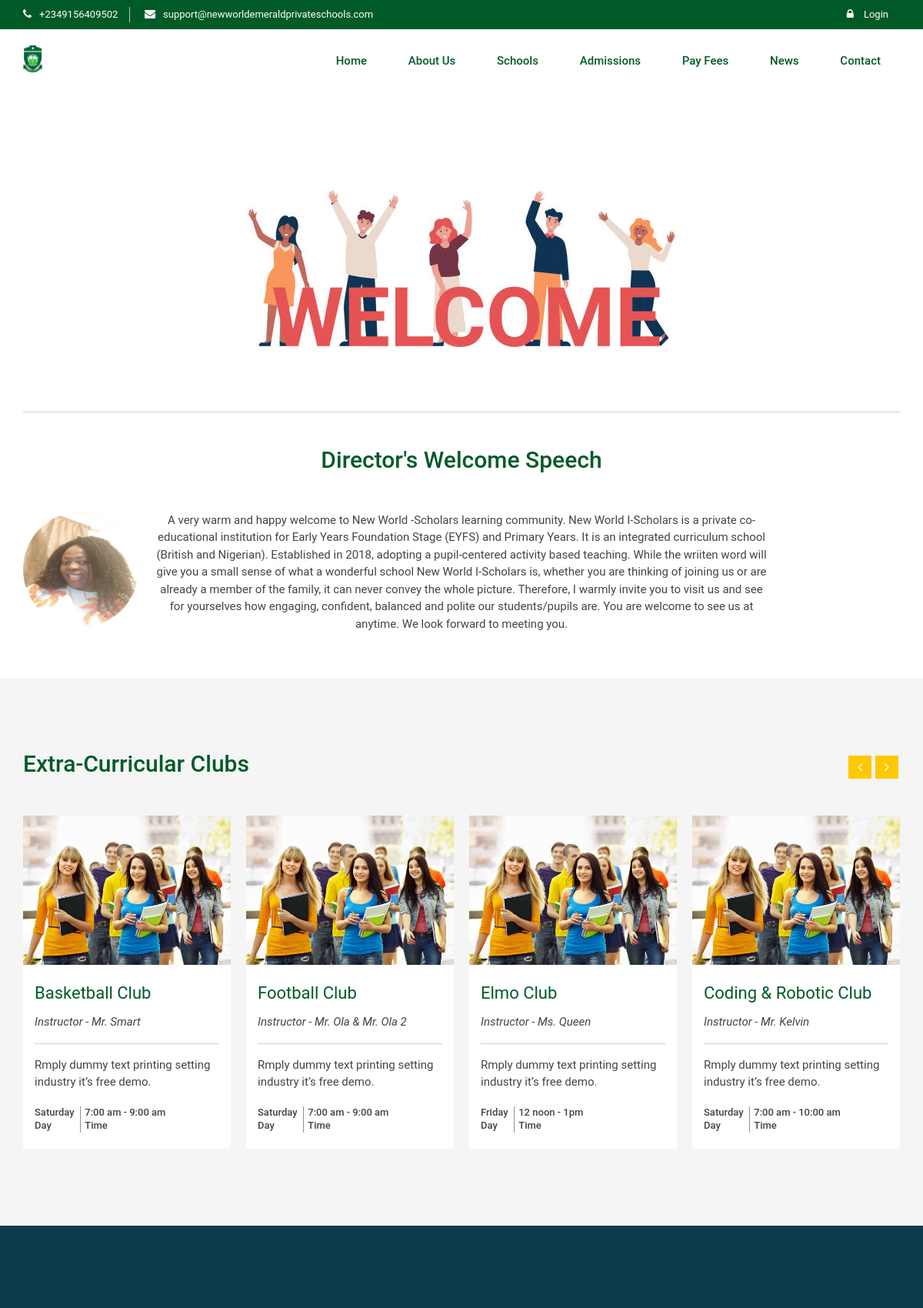
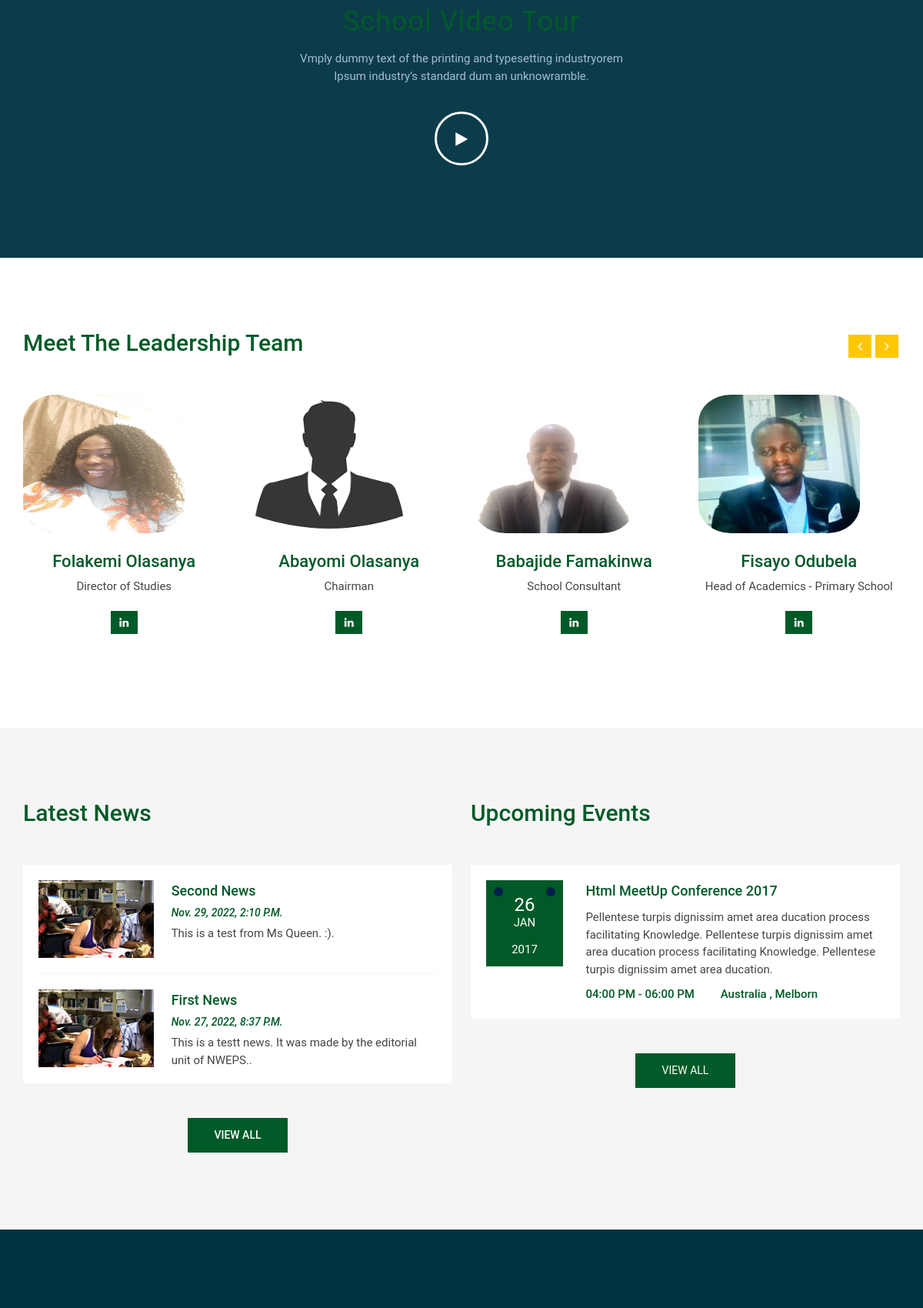
The page / (upper part) on the database its author committed (2 pictures, top to bottom).
### school/models.py (models this page shows, shortened)
class Club(models.Model):
 	name = models.CharField(max_length=60, unique=True)
 	instructor = models.CharField(blank=True, max_length=50, null=True)
 	meeting_day = models.CharField(max_length=10, choices=days, default='Saturday')
 	meeting_time = models.CharField(max_length=20, blank=True)
 	date_created = models.DateTimeField(auto_now=True)

class Leadership(models.Model):
	name = models.CharField(max_length=30, blank=True)
	designation = models.CharField(max_length=50, blank=True)
	photo = models.ImageField(upload_to='leadership/', null=True, blank=True)
	date_created = models.DateTimeField(auto_now=True)

class News(models.Model):
	title = models.CharField(max_length=60)
	body = models.TextField()
	date_created = models.DateTimeField(auto_now=True)
	updated_at = models.DateTimeField(auto_now_add=True)
	class Meta:
		ordering = ('-date_created',)

### school/views.py (the view)
# urls.py: path('', index_view, name='index'),
def index_view(request):
	clubs = Club.objects.all()
	news = News.objects.all()[:3]
	leadership = Leadership.objects.all()
	context = {'clubs':clubs, 'news':news, 'leadership':leadership}
	return render(request, 'index.html', context)

### templates/index.html (shortened to what this page needs)
{% extends 'base.html' %}
{% load static %}
{% block content %}
        <div class="slider1-area overlay-default index1">
            <div class="bend niceties preview-1">
                <div id="ensign-nivoslider-3" class="slides">
                </div>
                        </div>
                    </div>
                </div>
        <div class="service1-area">
            <div class="service1-inner-area">
                <div class="container">
                    <div class="row service1-wrapper">
                        <div class="col-xl-4 col-lg-4 col-md-4 col-sm-12 service-box1" >
                            <div class="service-box-content">
                                <h3><a style="background-color: transparent;" href="{% url 'eyfs-academics' %}">EYFS</a></h3>
                                <p>Learn More About Our Early Years Foundation School.</p>
                            </div>
                            <div class="service-box-icon">
                            </div>
                        </div>
                        <div class="col-xl-4 col-lg-4 col-md-4 col-sm-12 service-box1">
                            <div class="service-box-content">
                                <h3><a href="{% url 'pry-academics' %}">PRIMARY SCHOOL</a></h3>
                                <p>Learn More About Our Primary School.</p>
                            </div>
                            <div class="service-box-icon">
                            </div>
                        </div>
                        <div class="col-xl-4 col-lg-4 col-md-4 col-sm-12 service-box1">
                            <div class="service-box-content">
                                <h3><a href="{% url 'sec-academics' %}">SECONDARY SCHOOL</a></h3>
                                <p>Click to learn more about our secondary school.</p>
                            </div>
                            <div class="service-box-icon">
                            </div>
                        </div>
                    </div>
                </div>
            </div>
        </div>
        <div class="about1-area">
            <div class="container">
                <div class="about-img-holder wow fadeIn" data-wow-duration="2s" data-wow-delay=".2s">
                    <img src="{% static 'img/welcome2.jpeg' %}" alt="welcome image" data-wow-duration="3s" class="img-responsive wow bounceInUp" />
                </div><hr><br>
                <div class="col-md-12 section-heading probootstrap-animate" style="color: ">
              		<h2 class="title-default-center">Director's Welcome Speech</h2>
	              <figure>
	                <img src="{% static 'img/auntfolakemi.jpg' %}" alt="Proprietress Picture" style="height:150px; width:150px; border-radius: 50%; float: left; margin-left: 0px">
	              </figure>
	              <p class="about-sub-title wow fadeIn" data-wow-duration="1s" data-wow-delay=".2s">
	              	A very warm and happy welcome to New World -Scholars learning community.
	              	New World I-Scholars is a private co-educational institution for Early Years Foundation Stage (EYFS) and Primary Years. It is an integrated curriculum school (British and Nigerian). Established in 2018, adopting a pupil-centered activity based teaching.
	                While the wriiten word will give you a small sense of what a wonderful school New World I-Scholars is, whether you are thinking of joining us or are already a member of the family, it can never convey the whole picture. Therefore, I warmly invite you to visit us and see for yourselves how engaging, confident, balanced and polite our students/pupils are.
	                You are welcome to see us at anytime. We look forward to meeting you.
	              </p>
            </div>
            </div>
        </div>
        <div class="courses1-area">
            <div class="container">
                <h2 class="title-default-left">Extra-curricular Clubs</h2>
            </div>
            <div id="shadow-carousel" class="container">
                <div class="rc-carousel" data-loop="true" data-items="4" data-margin="20" data-autoplay="false" data-autoplay-timeout="10000" data-smart-speed="2000" data-dots="false" data-nav="true" data-nav-speed="false" data-r-x-small="1" data-r-x-small-nav="true"
                    data-r-x-small-dots="false" data-r-x-medium="2" data-r-x-medium-nav="true" data-r-x-medium-dots="false" data-r-small="2" data-r-small-nav="true" data-r-small-dots="false" data-r-medium="3" data-r-medium-nav="true" data-r-medium-dots="false"
                    data-r-large="4" data-r-large-nav="true" data-r-large-dots="false">
                    {% for club in clubs %}
                    <div class="courses-box1">
                        <div class="single-item-wrapper">
                            <div class="courses-img-wrapper hvr-bounce-to-left">
                                <img class="img-responsive" src="{% static 'img/course/1.jpg' %}" alt="Director's Speech">
                            </div>
                            <div class="courses-content-wrapper">
                                <h3 class="item-title sm"><a href="#">{{ club.name }}</a></h3>
                                <em>Instructor - {{ club.instructor }}</em> <hr>
                                <p class="item-content">Rmply dummy text printing setting industry it’s free demo.</p>
                                <ul class="courses-info">
                                    <li>{{ club.meeting_day }}
                                        <br><span>Day</span></li>
                                    <li>{{ club.meeting_time }}
                                        <br><span> Time</span></li>
                                </ul>
                            </div>
                        </div>
                    </div>
                    {% endfor %}
                </div>
            </div>
        </div>
        <div class="video-area overlay-video bg-common-style" style="background-color: #5fff5f !important;">
            <div class="container">
                <div class="video-content">
                    <h2 class="video-title">School Video Tour</h2>
                    <p class="video-sub-title">Vmply dummy text of the printing and typesetting industryorem
                        <br>Ipsum industry's standard dum an unknowramble.</p>
                   <a class="play-btn popup-youtube wow bounceInUp" data-wow-duration="2s" data-wow-delay=".1s" 						href="https://www.youtube.com/watch?v=yRM1iD57pzk&t=3s"><i class="fa fa-play" aria-hidden="true"></i></a>
                </div>
            </div>
        </div>
        <div class="lecturers-area">
            <div class="container">
                <h2 class="title-default-left">Meet The Leadership Team</h2>
            </div>
            <div class="container">
                <div class="rc-carousel" data-loop="true" data-items="4" data-margin="30" data-autoplay="false" data-autoplay-timeout="10000" data-smart-speed="2000" data-dots="false" data-nav="true" data-nav-speed="false" data-r-x-small="1" data-r-x-small-nav="true"
                    data-r-x-small-dots="false" data-r-x-medium="2" data-r-x-medium-nav="true" data-r-x-medium-dots="false" data-r-small="3" data-r-small-nav="true" data-r-small-dots="false" data-r-medium="4" data-r-medium-nav="true" data-r-medium-dots="false"
                    data-r-large="4" data-r-large-nav="true" data-r-large-dots="false">
                    {% for l in leadership %}
                    <div class="single-item">
                        <div class="lecturers1-item-wrapper">
                            <div class="lecturers-img-wrapper">
                                <a href="#"><img class="img-responsive" src="{{ l.photo.url }}" style="height:180px; width:80%; border-radius: 20%;" alt="team"></a>
                            </div>
                            <div class="lecturers-content-wrapper">
                                <h3 class="item-title"><a href="#">{{ l.name }}</a></h3>
                                <span class="item-designation">{{ l.designation }}</span>
                                <ul class="lecturers-social">
                                    <li><a href="#" class="btn2"><i class="fa fa-linkedin" aria-hidden="true"></i></a></li>
                                </ul>
                            </div>
                        </div>
                    </div>
                    {% endfor %}
                </div>
            </div>
        </div>
        <div class="news-event-area">
            <div class="container">
                <div class="row">
                    <div class="col-xl-6 col-lg-6 col-md-6 col-sm-12 news-inner-area">
                        <h2 class="title-default-left">Latest News</h2>
                        <ul class="news-wrapper">
                            {% for n in news %}
                            <li>
                                <div class="news-img-holder">
                                    <a href="#"><img src="{% static 'img/news/1.jpg' %}" class="img-responsive" alt="news"></a>
                                </div>
                                <div class="news-content-holder">
                                    <h3><a href="single-news.html">{{ n.title }}</a></h3>
                                    <div class="post-date sm">{{ n.date_created }}</div>
                                    <p>{{ n.body }}.</p>
                                </div>
                            </li>
                            {% endfor %}
                        </ul>
                        <div class="news-btn-holder">
                            <a href="#" class="view-all-accent-btn btn2">View All</a>
                        </div>
                    </div>
                    <div class="col-xl-6 col-lg-6 col-md-6 col-sm-12 event-inner-area">
                        <h2 class="title-default-left">Upcoming Events</h2>
                        <ul class="event-wrapper">
                            <li class="wow bounceInUp" data-wow-duration="2s" data-wow-delay=".1s">
                                <div class="event-calender-wrapper">
                                    <div class="event-calender-holder btn2">
                                        <h3 style="color:#fff !important">26</h3>
                                        <p style="color:#fff !important">Jan</p>
                                        <span class="btn2">2017</span>
                                    </div>
                                </div>
                                <div class="event-content-holder">
                                    <h3><a href="single-event.html">Html MeetUp Conference 2017</a></h3>
                                    <p>Pellentese turpis dignissim amet area ducation process facilitating Knowledge. Pellentese turpis dignissim amet area ducation process facilitating Knowledge. Pellentese turpis dignissim amet area ducation.</p>
                                    <ul>
                                        <li class="sm">04:00 PM - 06:00 PM</li>
                                        <li class="sm">Australia , Melborn</li>
                                    </ul>
                                </div>
                            </li>
                        </ul>
                        <div class="event-btn-holder">
                            <a href="#" class="view-all-primary-btn btn2">View All</a>
                        </div>
                    </div>
                </div>
            </div>
        </div>
        <div class="counter-area bg-primary-deep" style="background-color: #00dc00 !important; border-bottom: 00dc00 !important;">
        </div>
{% endblock content %}

### rows shown on the page
Club: name "Basketball Club", instructor "Mr. Smart", meeting_day "Saturday", meeting_time "7:00 am - 9:00 am"
Club: name "Football Club", instructor "Mr. Ola & Mr. Ola 2", meeting_day "Saturday", meeting_time "7:00 am - 9:00 am"
Club: name "Elmo Club", instructor "Ms. Queen", meeting_day "Friday", meeting_time "12 noon - 1pm"
Club: name "Coding & Robotic Club", instructor "Mr. Kelvin", meeting_day "Saturday", meeting_time "7:00 am - 10:00 am"
Leadership: photo (picture), name "Folakemi Olasanya", designation "Director of Studies"
Leadership: photo (placeholder picture), name "Abayomi Olasanya", designation "Chairman"
Leadership: photo (picture), name "Babajide Famakinwa", designation "School Consultant"
Leadership: photo (picture), name "Fisayo Odubela", designation "Head of Academics - Primary School"
News: title "Second News", date_created "Nov. 29, 2022, 2:10 P.m.", body "This is a test from Ms Queen. :)"
News: title "First News", date_created "Nov. 27, 2022, 8:37 P.m.", body "This is a testt news. It was made by the editorial unit of NWEPS."
